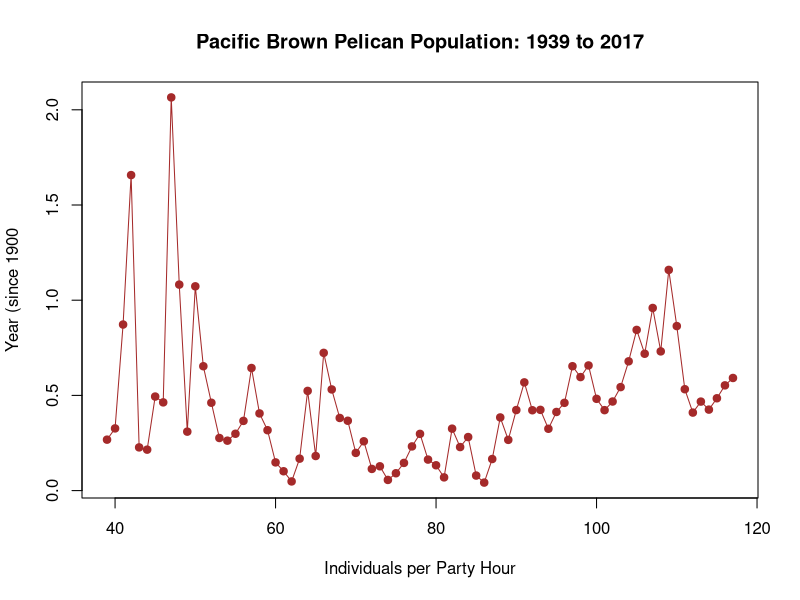

Reproduce this figure in R. (Note: this script raises an error after producing the figure.)
setwd("/Users/sarah/REU2018/test_Cases")
pelican<-read.csv("pacificBrownPelican.csv")
pelican<-pelican[-which(pelican$NumberByPartyHours == 0),]

plot(pelican$NumberByPartyHours~pelican$Count_y, col="brown", pch=19, main="Pacific Brown Pelican Population: 1939 to 2017", ylab="Year (since 1900", xlab="Individuals per Party Hour")
lines(pelican$Count_y, pelican$NumberByPartyHours, col="brown")
points(c(39:117), fitted(arima(pelican$NumberByPartyHours, order=c(3,0,0))), col="green3", pch=19)
lines(c(39:117), fitted(arima(pelican$NumberByPartyHours, order=c(3,0,0))), col="green3")

pelican_bkpts<-bai_perron(pelican$NumberByPartyHours, pelican$Count_yr, "ar", "order=3", 5, 0.1, 3)
pelican_bkpts

pelican_result<-baar(pelican_bkpts$Breakpoints, pelican$Count_yr, pelican$NumberByPartyHours, 3000, 500, jump=0.25, ar=3)


pelican_finbkpts<-NULL

for(i in 1:ncol(pelican_result$Breakpoints)){

	pelican_finbkpts<-c(pelican_finbkpts, na.omit(pelican_result$Breakpoints[,i]), recursive=T)

}

hist(pelican_result$NumBkpts, xlim=c(1,6), breaks=c(1:6), ylim=c(0,3000), right=F, xlab="Number of Breaks", ylab="Number of Iterations (Out of 3000)", main="Number of Breakpoints for Brown Pelicans", col="brown")
hist(pelican_finbkpts, breaks=78, xlim=c(1,78), ylim=c(0,3000), right=F, xlab="Years Since 1939", ylab="Number of Iterations (Out of 3000)", main="Breakpoint Locations for Brown Pelicans", col="brown")

plot(pelican$NumberByPartyHours~pelican$Count_y, xlab="Year (since 1900)", ylab="Individuals per Party Hour", main="Pacific Brown Pelican Population: 1939 to 2017", col="brown", pch=19)

fits_to_use = pelican_result$Fits[which(pelican_result$Breakpoints[,1] == 11 & pelican_result$NumBkpts == 1),]
points(c(39:49),colMeans(fits_to_use)[1:11],col="green3", pch=19)

points(c(50:117),colMeans(fits_to_use)[12:79],col="blue", pch=19)
